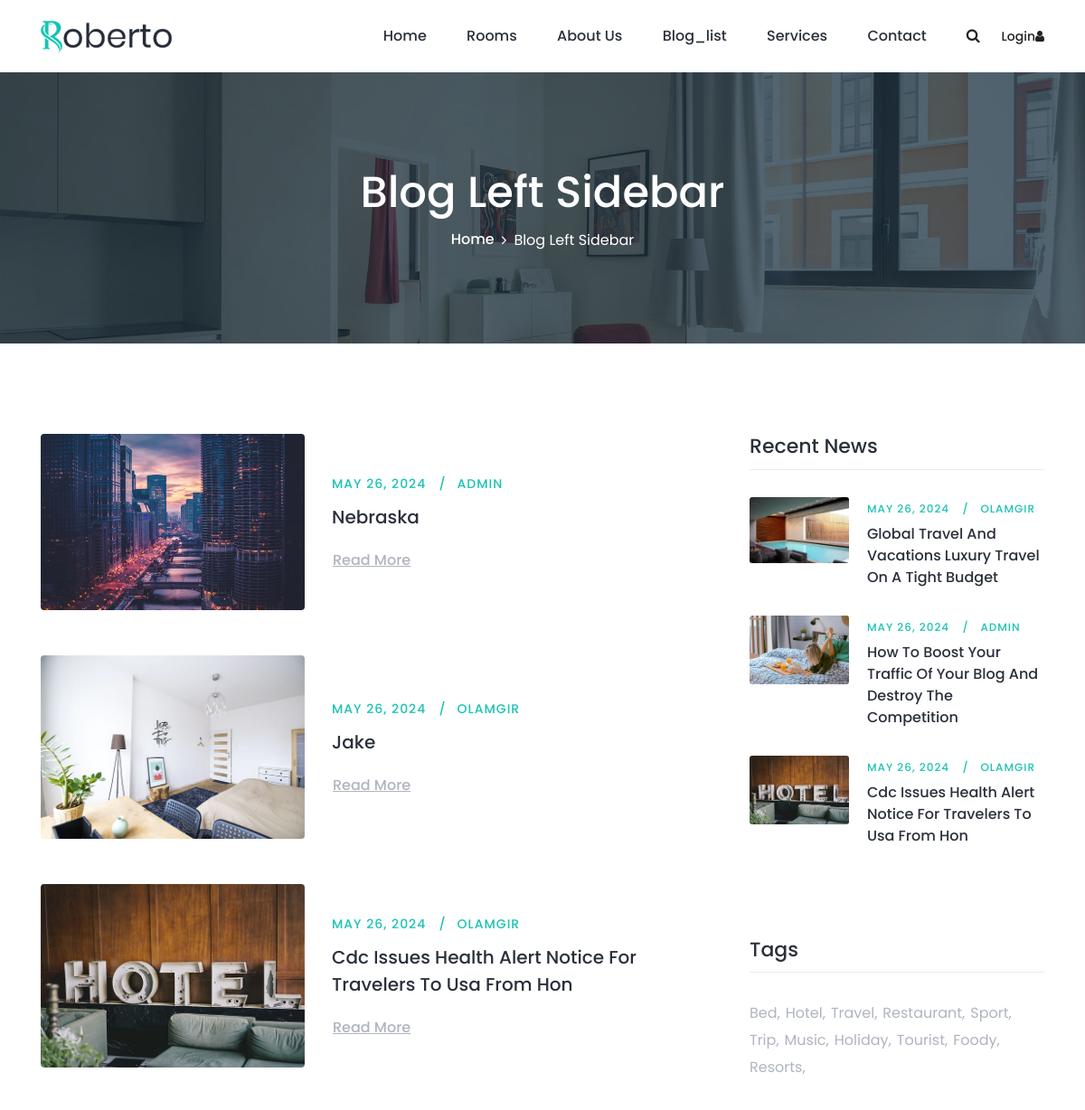
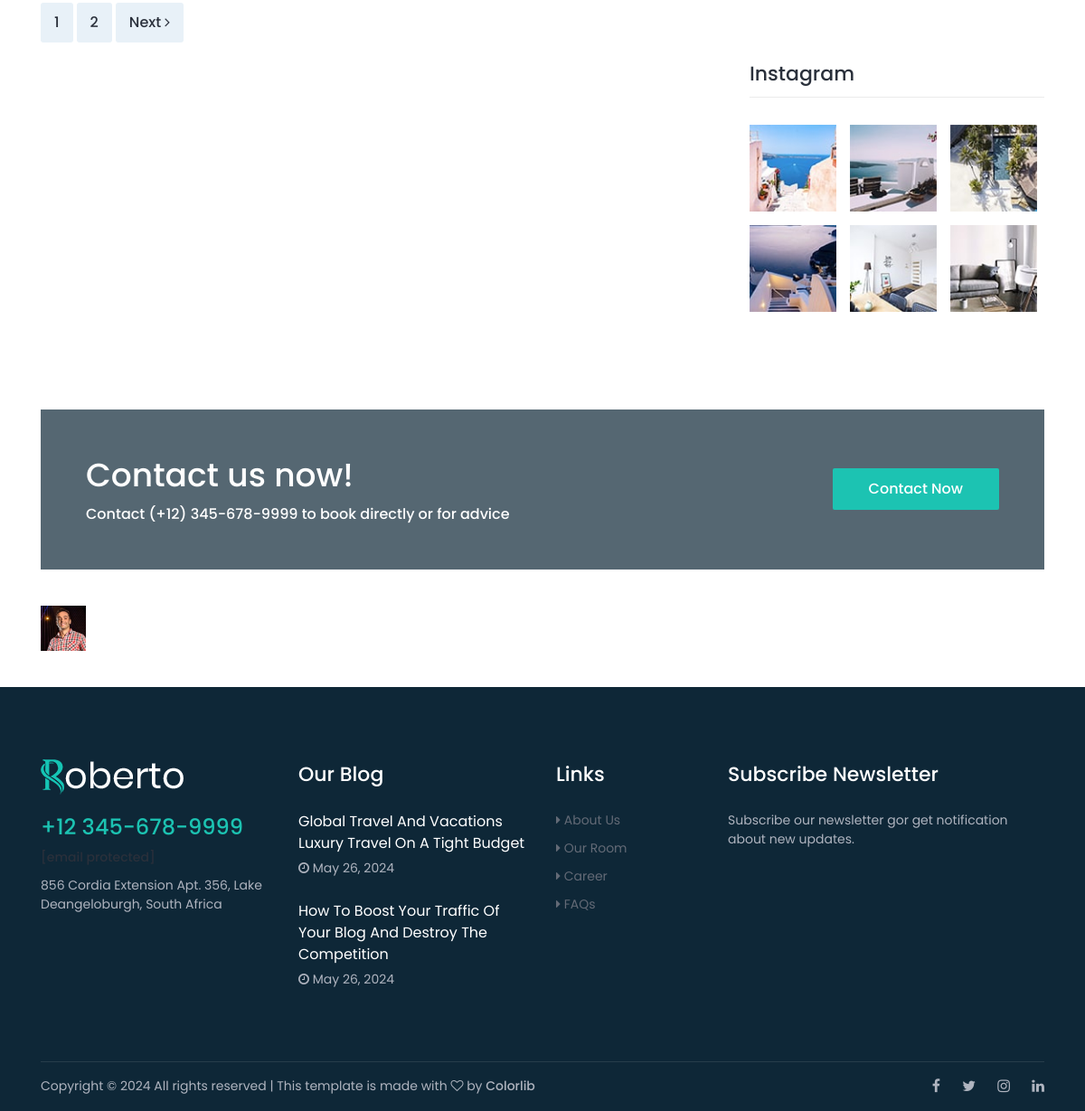
Page /blog/blog_list/ on the committed database (2 pictures, top to bottom).
### apps/blog/models.py (models this page shows, shortened)
class BlogPost(BaseModel):
    author = models.ForeignKey(Profile, on_delete=models.CASCADE, related_name='blog_author', default=1, null=True, blank=True)
    name = models.CharField(max_length=123)
    image = models.ImageField(upload_to='media/',)
    tags = models.ManyToManyField(Tag, related_name='blog_tag')
    slug = models.SlugField(unique=True,)

class Tag(BaseModel):
    name = models.CharField(max_length=123)

### apps/account/models.py (models this page shows, shortened)
class Profile(models.Model):
    user = models.OneToOneField(User, on_delete=models.SET_NULL, null=True, blank=True)
    picture = models.ImageField(upload_to='account/', null=True, blank=True)

### apps/main/models.py (models this page shows, shortened)
class BaseModel(models.Model):
    create_date = models.DateTimeField(auto_now_add=True)
    modified_date = models.DateTimeField(auto_now=True)
    class Meta:
        abstract = True

class Partner(BaseModel):
    name = models.CharField(max_length=123, null=True, blank=True)
    image = models.ImageField(upload_to='partner/')

### apps/blog/views.py (the view)
# urls.py: path('blog_list/', BlogListView.as_view(), name='blog_list'),
class BlogListView(View):
    template_name = 'blog/blog.html'
    def get(self, request, *args, **kwargs):
        posts = BlogPost.objects.all()
        tag = request.GET.get('tag')
        if tag:
            posts = BlogPost.objects.filter(tags__name__exact=tag)
        paginator = Paginator(posts, 3)
        page = request.GET.get('page')
        posts = paginator.get_page(page)
        object_3 = BlogPost.objects.order_by('-id')[:3]
        tags = Tag.objects.all()
        ctx = {
            'object_list': posts,
            'object_3': object_3,
            'tags': tags
        }
        return render(request, 'blog/blog.html', ctx)

### templates/blog/blog.html (shortened to what this page needs)
{% extends 'base.html' %}
{% load static %}
{% block content %}
    <div class="breadcrumb-area bg-img bg-overlay jarallax"
         style="background-image: url({% static 'img/bg-img/17.jpg' %});">
        <div class="container h-100">
            <div class="row h-100 align-items-center">
                <div class="col-12">
                    <div class="breadcrumb-content text-center">
                        <h2 class="page-title">Blog Left Sidebar</h2>
                        <nav aria-label="breadcrumb">
                            <ol class="breadcrumb justify-content-center">
                                <li class="breadcrumb-item"><a href="{% url 'main:home' %}">Home</a></li>
                                <li class="breadcrumb-item active" aria-current="page">Blog Left Sidebar</li>
                            </ol>
                        </nav>
                    </div>
                </div>
            </div>
        </div>
    </div>
    <div class="roberto-news-area section-padding-100-0">
        <div class="container">
            <div class="row justify-content-center">
                <div class="col-12 col-lg-8">
                    {% for object in object_list %}
                        <div class="single-blog-post d-flex align-items-center mb-50 wow fadeInUp"
                             data-wow-delay="200ms">
                            <div class="post-thumbnail">
                                <a href="{% url 'blog:blog_detail' object.slug %}"><img src="{{ object.image.url }}"
                                                                                        alt></a>
                            </div>
                            <div class="post-content">
                                <div class="post-meta">
                                    <a href="{% url 'blog:blog_detail' object.slug %}"
                                       class="post-author">{{ object.create_date|date:"F d, Y" }}</a>
                                    <a href="{% url 'blog:blog_detail' object.slug %}"
                                       class="post-tutorial">{{ object.author.user.username }}</a>
                                </div>
                                <a href="{% url 'blog:blog_detail' object.slug %}"
                                   class="post-title">{{ object.name }}</a>
                                <a href="{% url 'blog:blog_detail' object.slug %}" class="btn continue-btn">Read
                                    More</a>
                            </div>
                        </div>
                    {% endfor %}
                    <nav class="roberto-pagination wow fadeInUp mb-100" data-wow-delay="600ms">
                        <ul class="pagination">
                            {% for page in object_list.paginator.page_range %}
                                <li class="page-item"><a class="page-link" href="?page={{ page }}">{{ page }}</a></li>
                            {% endfor %}
                            {% if object_list.has_next %}
                                <li class="page-item">
                                <a class="page-link" href="?page={{ page_obj.next_page_number }}">Next <i
                                        class="fa fa-angle-right"></i></a>
                            {% endif %}
                            </li>
                        </ul>
                    </nav>
                </div>
                <div class="col-12 col-sm-8 col-md-6 col-lg-4">
                    <div class="roberto-sidebar-area pl-md-4">
                        <div class="single-widget-area mb-100">
                            <h4 class="widget-title mb-30">Recent News</h4>
                            {% for object in object_3 %}
                                <div class="single-recent-post d-flex">
                                    <div class="post-thumb">
                                        <a href="single-blog.html"><img src="{{ object.image.url }}" alt></a>
                                    </div>
                                    <div class="post-content">
                                        <div class="post-meta">
                                            <a href="{% url 'blog:blog_detail' object.slug %}"
                                               class="post-author">{{ object.create_date|date:"M d, Y" }}</a>
                                            <a href="{% url 'blog:blog_detail' object.slug %}"
                                               class="post-tutorial">{{ object.author.user.username }}</a>
                                        </div>
                                        <a href="single-blog.html" class="post-title">{{ object.name }}</a>
                                    </div>
                                </div>
                            {% endfor %}
                        </div>
                        <div class="single-widget-area mb-100 clearfix">
                            <h4 class="widget-title mb-30">Tags</h4>
                            <ul class="popular-tags">
                                {% for tag in tags %}
                                    <li><a href="{% url 'blog:blog_list' %}?tag={{ tag.name }}">{{ tag.name }},</a></li>
                                {% endfor %}
                            </ul>
                        </div>
                        <div class="single-widget-area mb-100 clearfix">
                            <h4 class="widget-title mb-30">Instagram</h4>
                            <ul class="instagram-feeds">
                                <li><a href="#"><img src="{% static 'img/bg-img/33.jpg' %}" alt></a></li>
                                <li><a href="#"><img src="{% static 'img/bg-img/34.jpg' %}" alt></a></li>
                                <li><a href="#"><img src="{% static 'img/bg-img/35.jpg' %}" alt></a></li>
                                <li><a href="#"><img src="{% static 'img/bg-img/36.jpg' %}" alt></a></li>
                                <li><a href="#"><img src="{% static 'img/bg-img/37.jpg' %}" alt></a></li>
                                <li><a href="#"><img src="{% static 'img/bg-img/38.jpg' %}" alt></a></li>
                            </ul>
                        </div>
                    </div>
                </div>
            </div>
        </div>
    </div>
{% endblock %}

### templates/footer.html (shortened to what this page needs)
{% load static %}
{% load footer %}
{% footer1 as footer %}
{% load partner %}
{% partner as partners %}
<section class="roberto-cta-area">
    <div class="container">
        <div class="cta-content bg-img bg-overlay jarallax"
             style="background-image: url({% static 'img/bg-img/1.jpg' %});">
            <div class="row align-items-center">
                <div class="col-12 col-md-7">
                    <div class="cta-text mb-50">
                        <h2>Contact us now!</h2>
                        <h6>Contact (+12) 345-678-9999 to book directly or for advice</h6>
                    </div>
                </div>
                <div class="col-12 col-md-5 text-right">
                    <a href="#" class="btn roberto-btn mb-50">Contact Now</a>
                </div>
            </div>
        </div>
    </div>
</section>
<div class="partner-area">
    <div class="container">
        <div class="row">
            <div class="col-12">
                <div class="partner-logo-content d-flex align-items-center justify-content-between wow fadeInUp"
                     data-wow-delay="300ms">
                    {% for partner in partners %}
                        <a href="." class="partner-logo"><img src="{{ partner.image.url }}" alt></a>
                    {% endfor %}
                </div>
            </div>
        </div>
    </div>
</div>
<footer class="footer-area section-padding-80-0">
    <div class="main-footer-area">
        <div class="container">
            <div class="row align-items-baseline justify-content-between">
                <div class="col-12 col-sm-6 col-lg-3">
                    <div class="single-footer-widget mb-80">
                        <a href="#" class="footer-logo"><img src="{% static 'img/core-img/logo2.png' %}" alt></a>
                        <h4>+12 345-678-9999</h4>
                        <span><a href="https://preview.colorlib.com/cdn-cgi/l/email-protection" class="__cf_email__"
                                 data-cfemail="ce87a0a8a1e0ada1a2a1bca2a7ac8ea9a3afa7a2e0ada1a3">[email&#160;protected]</a></span>
                        <span>856 Cordia Extension Apt. 356, Lake Deangeloburgh, South Africa</span>
                    </div>
                </div>
                <div class="col-12 col-sm-6 col-lg-3">
                    <div class="single-footer-widget mb-80">
                        <h5 class="widget-title">Our Blog</h5>
                        {% for object in footer %}
                            <div class="latest-blog-area">
                                <a href="#" class="post-title">{{ object.name }}</a>
                                <span class="post-date"><i class="fa fa-clock-o"
                                                           aria-hidden="true"></i> {{ object.create_date|date:"M d, Y" }}</span>
                            </div>
                        {% endfor %}
                    </div>
                </div>
                <div class="col-12 col-sm-4 col-lg-2">
                    <div class="single-footer-widget mb-80">
                        <h5 class="widget-title">Links</h5>
                        <ul class="footer-nav">
                            <li><a href="{% url 'main:about' %}"><i class="fa fa-caret-right" aria-hidden="true"></i> About Us</a></li>
                            <li><a href="{% url 'rooms:rooms_list' %}"><i class="fa fa-caret-right" aria-hidden="true"></i> Our Room</a></li>
                            <li><a href="{% url 'main:home' %}"><i class="fa fa-caret-right" aria-hidden="true"></i> Career</a></li>
                            <li><a href="{% url 'main:home' %}"><i class="fa fa-caret-right" aria-hidden="true"></i> FAQs</a></li>
                        </ul>
                    </div>
                </div>
                <div class="col-12 col-sm-8 col-lg-4">
                    <div class="single-footer-widget mb-80">
                        <h5 class="widget-title">Subscribe Newsletter</h5>
                        <span>Subscribe our newsletter gor get notification about new updates.</span>
                    </div>
                </div>
            </div>
        </div>
    </div>
    <div class="container">
        <div class="copywrite-content">
            <div class="row align-items-center">
                <div class="col-12 col-md-8">
                    <div class="copywrite-text">
                        <p>
                            Copyright &copy;
                            All rights reserved | This template is made with <i class="fa fa-heart-o"
                                                                                aria-hidden="true"></i> by <a
                                href="https://colorlib.com/" target="_blank">Colorlib</a>
                        </p>
                    </div>
                </div>
                <div class="col-12 col-md-4">
                    <div class="social-info">
                        <a target="_blank" href="https://github.com/Khudoykulov"><i class="fa fa-facebook"
                                                                                    aria-hidden="true"></i></a>
                        <a target="_blank" href="https://github.com/Khudoykulov"><i class="fa fa-twitter"
                                                                                    aria-hidden="true"></i></a>
                        <a target="_blank" href="https://github.com/Khudoykulov"><i
                                class="fa fa-instagram" aria-hidden="true"></i></a>
                        <a target="_blank" href="https://github.com/Khudoykulov"><i class="fa fa-linkedin"
                                                                                    aria-hidden="true"></i></a>
                    </div>
                </div>
            </div>
        </div>
    </div>
</footer>

### rows in the picture
BlogPost: image (picture), create_date "MAY 26, 2024", author.user.username "ADMIN", name "Nebraska"
BlogPost: image (picture), create_date "MAY 26, 2024", author.user.username "OLAMGIR", name "Jake"
BlogPost: image (picture), create_date "MAY 26, 2024", author.user.username "OLAMGIR", name "Cdc Issues Health Alert Notice For Travelers To Usa From Hon"
BlogPost: image (picture), create_date "MAY 26, 2024", author.user.username "OLAMGIR", name "Global Travel And Vacations Luxury Travel On A Tight Budget", create_date "May 26, 2024"
BlogPost: image (picture), create_date "MAY 26, 2024", author.user.username "ADMIN", name "How To Boost Your Traffic Of Your Blog And Destroy The Competition", create_date "May 26, 2024"
Tag: name "Bed"
Tag: name "Hotel"
Tag: name "Travel"
Tag: name "Restaurant"
Tag: name "Sport"
Tag: name "Trip"
Tag: name "Music"
Tag: name "Holiday"
Tag: name "Tourist"
Tag: name "Foody"
Tag: name "Resorts"
Partner: image (picture)

### other values in the picture
{{ page }} "1" "2"
